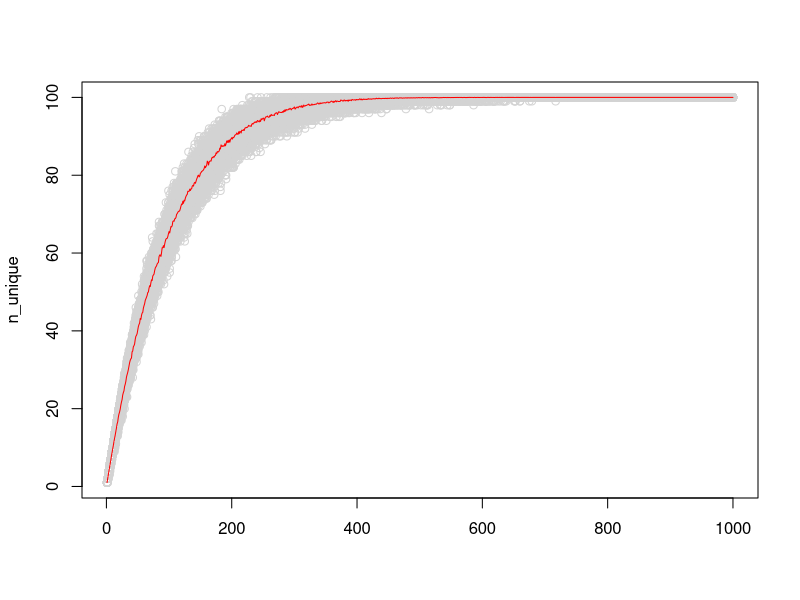

This figure's R source:
N <- 1000 # Total cards
K <- 10   # Cards per species
S <- 100  # Total species

card_list <- expand.grid( s = 1:S, c = 1:K )
sims <- 100
n_unique <- matrix( NA, N, sims )

for ( j in 1:sims ){ 
  for( i in 1:N){ 
    n_unique[i, j] <- length( unique( card_list[ sample(1:N, i, replace = F ) ,  ]$s ))
  }
}

n_unique[1:100, 1:3]


matplot( n_unique, col = 'lightgray', lty = 1, pch = 1)
points(1:N, rowMeans( n_unique), type = 'l', col = 'red' )

